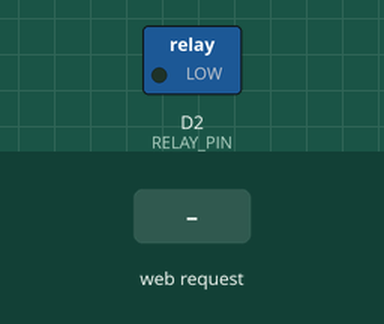
Recording of a sketch running on a simulated ESP8266 (Wemos D1 mini). On the bench: switched loads named in the sketch (green lamp = pin HIGH). Inputs (shaded band) come from the test bench. WiFi joins after 1.5 s; servers stay silent unless stated; what the sketch prints to the serial monitor is not drawn.

Above: at 2.7 s.
2.8 s: HTTP request GET /relay/1 received
At 3.6 s:
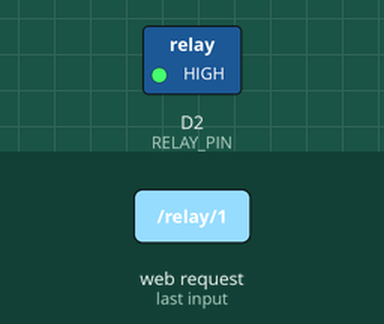
4.3 s: HTTP request GET /relay/0 received
At 4.8 s:
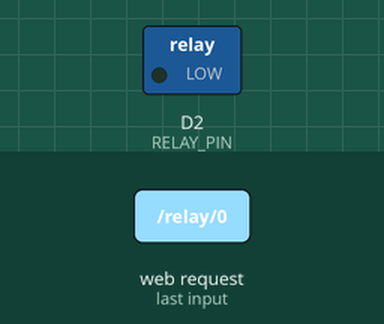
Timing chart, 0 to 7.3 s (numbered marks = the images above; inputs shaded):
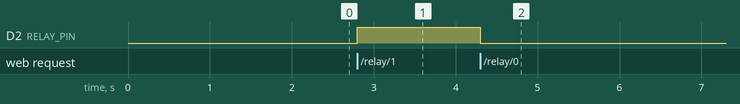

Measured:
- after the input at 2.8 s, D2 (RELAY_PIN): LOW → HIGH at once
- after the input at 4.3 s, D2 (RELAY_PIN): HIGH → LOW at once

The sketch:

Wemos-Relay.ino
```cpp
#include <ESP8266WiFi.h>

#define RELAY_PIN D2

const char *ssid = "ESP32ap";
const char *password = "ESP32wifi";

// Create an instance of the server
// specify the port to listen on as an argument
WiFiServer server(80);

void setup() {
  Serial.begin(115200);
  delay(10);

  // prepare GPIO D2 for relay
  pinMode(RELAY_PIN, OUTPUT);
  digitalWrite(RELAY_PIN, LOW); //default relay disconnected

  // Connect to WiFi network
  Serial.println();
  Serial.println();
  Serial.print("Connecting to ");
  Serial.println(ssid);

  WiFi.begin(ssid, password);

  while (WiFi.status() != WL_CONNECTED) {
    delay(500);
    Serial.print(".");
  }
  Serial.println("");
  Serial.println("WiFi connected");

  // Start the server
  server.begin();
  Serial.println("Server started");

  // Print the IP address
  Serial.println(WiFi.localIP());
}

void loop() {
  // Check if a client has connected
  WiFiClient client = server.available();
  if (!client) {
    return;
  }

  // Wait until the client sends some data
  Serial.println("new client");
  while (!client.available()) {
    delay(1);
  }

  // Read the first line of the request
  String req = client.readStringUntil('\r');
  Serial.println(req);
  client.flush();

  // Match the request
  int val;
  if (req.indexOf("/relay/0") != -1)
    val = 0;
  else if (req.indexOf("/relay/1") != -1)
    val = 1;
  else {
    Serial.println("invalid request");
    client.stop();
    return;
  }

  // Set GPIO2 according to the request
  digitalWrite(RELAY_PIN, val);

  client.flush();

  // Prepare the response
  String s = "HTTP/1.1 200 OK\r\nContent-Type: text/html\r\n\r\n<!DOCTYPE HTML>\r\n<html>\r\nRELAY is now ";
  s += (val) ? "ON" : "OFF";
  s += "</html>\n";

  // Send the response to the client
  client.print(s);
  delay(1);
  Serial.println("Client disonnected");

  // The client will actually be disconnected
  // when the function returns and 'client' object is detroyed
}
```
